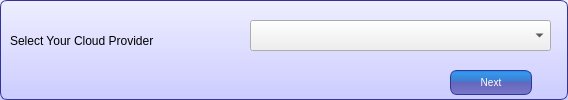
<?xml version="1.0" encoding="UTF-8"?>
<ui version="4.0">
 <class>CloudProviderAccountSetup</class>
 <widget class="QDialog" name="CloudProviderAccountSetup">
  <property name="geometry">
   <rect>
    <x>0</x>
    <y>0</y>
    <width>568</width>
    <height>100</height>
   </rect>
  </property>
  <property name="windowTitle">
   <string>Dialog</string>
  </property>
  <property name="styleSheet">
   <string notr="true">QLineEdit {
padding: 1px;
border-style: solid;
border: 2px solid gray;
border-radius: 8px;
}
QCommandLinkButton
{
}
QDialog
{
background: QLinearGradient(x1: 0, y1: 0, x2: 0, y2: 1, stop: 0 #eef, stop: 1 #ccf);
border-width: 1px;
border-color: #339;
border-style: solid;
border-radius: 7;
padding: 3px;
font-size: 10px;
padding-left: 5px;
padding-right: 5px;

}

QPushButton {
color: white;
background-color: QLinearGradient( x1: 0, y1: 0, x2: 0, y2: 1, stop: 0 #28d, stop: 0.1 #39e, stop: 0.49 #47c, stop: 0.5 #66b, stop: 1 #77c);
border-width: 1px;
border-color: #339;
border-style: solid;
border-radius: 7;
padding: 3px;
font-size: 10px;
padding-left: 5px;
padding-right: 5px;
min-width: 70px;
max-width:70px;
min-height: 17px;
max-height: 17px;
}</string>
  </property>
  <widget class="QLabel" name="cloudProviderLabel">
   <property name="geometry">
    <rect>
     <x>10</x>
     <y>30</y>
     <width>231</width>
     <height>21</height>
    </rect>
   </property>
   <property name="text">
    <string>Select Your Cloud Provider</string>
   </property>
  </widget>
  <widget class="QPushButton" name="nextPushButton">
   <property name="geometry">
    <rect>
     <x>450</x>
     <y>70</y>
     <width>82</width>
     <height>25</height>
    </rect>
   </property>
   <property name="text">
    <string>Next</string>
   </property>
  </widget>
  <widget class="QComboBox" name="cloudProviderComboBox">
   <property name="geometry">
    <rect>
     <x>250</x>
     <y>20</y>
     <width>301</width>
     <height>31</height>
    </rect>
   </property>
  </widget>
 </widget>
 <resources/>
 <connections/>
</ui>
